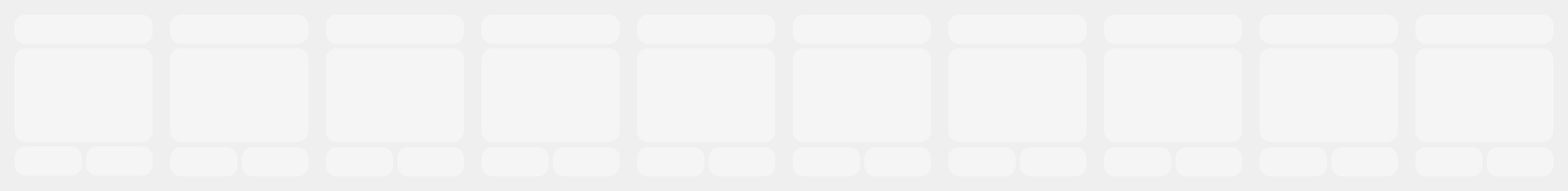
      <widget class="QWidget" name="scrollAreaWidgetContents_4">
       <property name="geometry">
        <rect>
         <x>0</x>
         <y>0</y>
         <width>2142</width>
         <height>261</height>
        </rect>
       </property>
       <layout class="QHBoxLayout" name="horizontalLayout_5">
        <item>
         <widget class="QWidget" name="h1_2" native="true">
          <layout class="QGridLayout" name="gridLayout_33">
           <item row="0" column="0" colspan="2">
            <widget class="QLabel" name="label_133">
             <property name="minimumSize">
              <size>
               <width>189</width>
               <height>40</height>
              </size>
             </property>
             <property name="maximumSize">
              <size>
               <width>16777215</width>
               <height>40</height>
              </size>
             </property>
             <property name="styleSheet">
              <string notr="true">background-color: rgba(255, 255, 255, 100);
border: none;
border-radius: 15px;</string>
             </property>
             <property name="text">
              <string/>
             </property>
            </widget>
           </item>
           <item row="1" column="0" colspan="2">
            <widget class="QLabel" name="label_134">
             <property name="minimumSize">
              <size>
               <width>189</width>
               <height>128</height>
              </size>
             </property>
             <property name="maximumSize">
              <size>
               <width>16777215</width>
               <height>128</height>
              </size>
             </property>
             <property name="styleSheet">
              <string notr="true">background-color: rgba(255, 255, 255, 100);
border: none;
border-radius: 15px;</string>
             </property>
             <property name="text">
              <string/>
             </property>
            </widget>
           </item>
           <item row="2" column="0">
            <widget class="QLabel" name="label_135">
             <property name="minimumSize">
              <size>
               <width>92</width>
               <height>39</height>
              </size>
             </property>
             <property name="maximumSize">
              <size>
               <width>16777215</width>
               <height>40</height>
              </size>
             </property>
             <property name="styleSheet">
              <string notr="true">background-color: rgba(255, 255, 255, 100);
border: none;
border-radius: 15px;</string>
             </property>
             <property name="text">
              <string/>
             </property>
            </widget>
           </item>
           <item row="2" column="1">
            <widget class="QLabel" name="label_136">
             <property name="minimumSize">
              <size>
               <width>91</width>
               <height>39</height>
              </size>
             </property>
             <property name="maximumSize">
              <size>
               <width>16777215</width>
               <height>40</height>
              </size>
             </property>
             <property name="styleSheet">
              <string notr="true">background-color: rgba(255, 255, 255, 100);
border: none;
border-radius: 15px;</string>
             </property>
             <property name="text">
              <string/>
             </property>
            </widget>
           </item>
          </layout>
         </widget>
        </item>
        <item>
         <widget class="QWidget" name="h2_2" native="true">
          <layout class="QGridLayout" name="gridLayout_34">
           <item row="0" column="0" colspan="2">
            <widget class="QLabel" name="label_137">
             <property name="minimumSize">
              <size>
               <width>189</width>
               <height>40</height>
              </size>
             </property>
             <property name="maximumSize">
              <size>
               <width>16777215</width>
               <height>40</height>
              </size>
             </property>
             <property name="styleSheet">
              <string notr="true">background-color: rgba(255, 255, 255, 100);
border: none;
border-radius: 15px;</string>
             </property>
             <property name="text">
              <string/>
             </property>
            </widget>
           </item>
           <item row="3" column="1">
            <widget class="QLabel" name="label_138">
             <property name="minimumSize">
              <size>
               <width>91</width>
               <height>39</height>
              </size>
             </property>
             <property name="maximumSize">
              <size>
               <width>16777215</width>
               <height>40</height>
              </size>
             </property>
             <property name="styleSheet">
              <string notr="true">background-color: rgba(255, 255, 255, 100);
border: none;
border-radius: 15px;</string>
             </property>
             <property name="text">
              <string/>
             </property>
            </widget>
           </item>
           <item row="3" column="0">
            <widget class="QLabel" name="label_139">
             <property name="minimumSize">
              <size>
               <width>92</width>
               <height>39</height>
              </size>
             </property>
             <property name="maximumSize">
              <size>
               <width>16777215</width>
               <height>40</height>
              </size>
             </property>
             <property name="styleSheet">
              <string notr="true">background-color: rgba(255, 255, 255, 100);
border: none;
border-radius: 15px;</string>
             </property>
             <property name="text">
              <string/>
             </property>
            </widget>
           </item>
           <item row="1" column="0" rowspan="2" colspan="2">
            <widget class="QLabel" name="label_140">
             <property name="minimumSize">
              <size>
               <width>189</width>
               <height>128</height>
              </size>
             </property>
             <property name="maximumSize">
              <size>
               <width>16777215</width>
               <height>128</height>
              </size>
             </property>
             <property name="styleSheet">
              <string notr="true">background-color: rgba(255, 255, 255, 100);
border: none;
border-radius: 15px;</string>
             </property>
             <property name="text">
              <string/>
             </property>
            </widget>
           </item>
          </layout>
         </widget>
        </item>
        <item>
         <widget class="QWidget" name="h3_2" native="true">
          <layout class="QGridLayout" name="gridLayout_35">
           <item row="0" column="0" colspan="2">
            <widget class="QLabel" name="label_141">
             <property name="minimumSize">
              <size>
               <width>189</width>
               <height>40</height>
              </size>
             </property>
             <property name="maximumSize">
              <size>
               <width>16777215</width>
               <height>40</height>
              </size>
             </property>
             <property name="styleSheet">
              <string notr="true">background-color: rgba(255, 255, 255, 100);
border: none;
border-radius: 15px;</string>
             </property>
             <property name="text">
              <string/>
             </property>
            </widget>
           </item>
           <item row="3" column="1">
            <widget class="QLabel" name="label_142">
             <property name="minimumSize">
              <size>
               <width>91</width>
               <height>39</height>
              </size>
             </property>
             <property name="maximumSize">
              <size>
               <width>16777215</width>
               <height>40</height>
              </size>
             </property>
             <property name="styleSheet">
              <string notr="true">background-color: rgba(255, 255, 255, 100);
border: none;
border-radius: 15px;</string>
             </property>
             <property name="text">
              <string/>
             </property>
            </widget>
           </item>
           <item row="3" column="0">
            <widget class="QLabel" name="label_143">
             <property name="minimumSize">
              <size>
               <width>92</width>
               <height>39</height>
              </size>
             </property>
             <property name="maximumSize">
              <size>
               <width>16777215</width>
               <height>40</height>
              </size>
             </property>
             <property name="styleSheet">
              <string notr="true">background-color: rgba(255, 255, 255, 100);
border: none;
border-radius: 15px;</string>
             </property>
             <property name="text">
              <string/>
             </property>
            </widget>
           </item>
           <item row="1" column="0" rowspan="2" colspan="2">
            <widget class="QLabel" name="label_144">
             <property name="minimumSize">
              <size>
               <width>189</width>
               <height>128</height>
              </size>
             </property>
             <property name="maximumSize">
              <size>
               <width>16777215</width>
               <height>128</height>
              </size>
             </property>
             <property name="styleSheet">
              <string notr="true">background-color: rgba(255, 255, 255, 100);
border: none;
border-radius: 15px;</string>
             </property>
             <property name="text">
              <string/>
             </property>
            </widget>
           </item>
          </layout>
         </widget>
        </item>
        <item>
         <widget class="QWidget" name="h4_2" native="true">
          <layout class="QGridLayout" name="gridLayout_36">
           <item row="0" column="0" colspan="2">
            <widget class="QLabel" name="label_145">
             <property name="minimumSize">
              <size>
               <width>189</width>
               <height>40</height>
              </size>
             </property>
             <property name="maximumSize">
              <size>
               <width>16777215</width>
               <height>40</height>
              </size>
             </property>
             <property name="styleSheet">
              <string notr="true">background-color: rgba(255, 255, 255, 100);
border: none;
border-radius: 15px;</string>
             </property>
             <property name="text">
              <string/>
             </property>
            </widget>
           </item>
           <item row="3" column="1">
            <widget class="QLabel" name="label_146">
             <property name="minimumSize">
              <size>
               <width>91</width>
               <height>39</height>
              </size>
             </property>
             <property name="maximumSize">
              <size>
               <width>16777215</width>
               <height>40</height>
              </size>
             </property>
             <property name="styleSheet">
              <string notr="true">background-color: rgba(255, 255, 255, 100);
border: none;
border-radius: 15px;</string>
             </property>
             <property name="text">
              <string/>
             </property>
            </widget>
           </item>
           <item row="3" column="0">
            <widget class="QLabel" name="label_147">
             <property name="minimumSize">
              <size>
               <width>92</width>
               <height>39</height>
              </size>
             </property>
             <property name="maximumSize">
              <size>
               <width>16777215</width>
               <height>40</height>
              </size>
             </property>
             <property name="styleSheet">
              <string notr="true">background-color: rgba(255, 255, 255, 100);
border: none;
border-radius: 15px;</string>
             </property>
             <property name="text">
              <string/>
             </property>
            </widget>
           </item>
           <item row="1" column="0" rowspan="2" colspan="2">
            <widget class="QLabel" name="label_148">
             <property name="minimumSize">
              <size>
               <width>189</width>
               <height>128</height>
              </size>
             </property>
             <property name="maximumSize">
              <size>
               <width>16777215</width>
               <height>128</height>
              </size>
             </property>
             <property name="styleSheet">
              <string notr="true">background-color: rgba(255, 255, 255, 100);
border: none;
border-radius: 15px;</string>
             </property>
             <property name="text">
              <string/>
             </property>
            </widget>
           </item>
          </layout>
         </widget>
        </item>
        <item>
         <widget class="QWidget" name="h5_2" native="true">
          <layout class="QGridLayout" name="gridLayout_37">
           <item row="0" column="0" colspan="2">
            <widget class="QLabel" name="label_149">
             <property name="minimumSize">
              <size>
               <width>189</width>
               <height>40</height>
              </size>
             </property>
             <property name="maximumSize">
              <size>
               <width>16777215</width>
               <height>40</height>
              </size>
             </property>
             <property name="styleSheet">
              <string notr="true">background-color: rgba(255, 255, 255, 100);
border: none;
border-radius: 15px;</string>
             </property>
             <property name="text">
              <string/>
             </property>
            </widget>
           </item>
           <item row="3" column="1">
            <widget class="QLabel" name="label_150">
             <property name="minimumSize">
              <size>
               <width>91</width>
               <height>39</height>
              </size>
             </property>
             <property name="maximumSize">
              <size>
               <width>16777215</width>
               <height>40</height>
              </size>
             </property>
             <property name="styleSheet">
              <string notr="true">background-color: rgba(255, 255, 255, 100);
border: none;
border-radius: 15px;</string>
             </property>
             <property name="text">
              <string/>
             </property>
            </widget>
           </item>
           <item row="3" column="0">
            <widget class="QLabel" name="label_151">
             <property name="minimumSize">
              <size>
               <width>92</width>
               <height>39</height>
              </size>
             </property>
             <property name="maximumSize">
              <size>
               <width>16777215</width>
               <height>40</height>
              </size>
             </property>
             <property name="styleSheet">
              <string notr="true">background-color: rgba(255, 255, 255, 100);
border: none;
border-radius: 15px;</string>
             </property>
             <property name="text">
              <string/>
             </property>
            </widget>
           </item>
           <item row="1" column="0" rowspan="2" colspan="2">
            <widget class="QLabel" name="label_152">
             <property name="minimumSize">
              <size>
               <width>189</width>
               <height>128</height>
              </size>
             </property>
             <property name="maximumSize">
              <size>
               <width>16777215</width>
               <height>128</height>
              </size>
             </property>
             <property name="styleSheet">
              <string notr="true">background-color: rgba(255, 255, 255, 100);
border: none;
border-radius: 15px;</string>
             </property>
             <property name="text">
              <string/>
             </property>
            </widget>
           </item>
          </layout>
         </widget>
        </item>
        <item>
         <widget class="QWidget" name="h6_2" native="true">
          <layout class="QGridLayout" name="gridLayout_38">
           <item row="0" column="0" colspan="2">
            <widget class="QLabel" name="label_153">
             <property name="minimumSize">
              <size>
               <width>189</width>
               <height>40</height>
              </size>
             </property>
             <property name="maximumSize">
              <size>
               <width>16777215</width>
               <height>40</height>
              </size>
             </property>
             <property name="styleSheet">
              <string notr="true">background-color: rgba(255, 255, 255, 100);
border: none;
border-radius: 15px;</string>
             </property>
             <property name="text">
              <string/>
             </property>
            </widget>
           </item>
           <item row="3" column="1">
            <widget class="QLabel" name="label_154">
             <property name="minimumSize">
              <size>
               <width>91</width>
               <height>39</height>
              </size>
             </property>
             <property name="maximumSize">
              <size>
               <width>16777215</width>
               <height>40</height>
              </size>
             </property>
             <property name="styleSheet">
              <string notr="true">background-color: rgba(255, 255, 255, 100);
border: none;
border-radius: 15px;</string>
             </property>
             <property name="text">
              <string/>
             </property>
            </widget>
           </item>
           <item row="3" column="0">
            <widget class="QLabel" name="label_155">
             <property name="minimumSize">
              <size>
               <width>92</width>
               <height>39</height>
              </size>
             </property>
             <property name="maximumSize">
              <size>
               <width>16777215</width>
               <height>40</height>
              </size>
             </property>
             <property name="styleSheet">
              <string notr="true">background-color: rgba(255, 255, 255, 100);
border: none;
border-radius: 15px;</string>
             </property>
             <property name="text">
              <string/>
             </property>
            </widget>
           </item>
           <item row="1" column="0" rowspan="2" colspan="2">
            <widget class="QLabel" name="label_156">
             <property name="minimumSize">
              <size>
               <width>189</width>
               <height>128</height>
              </size>
             </property>
             <property name="maximumSize">
              <size>
               <width>16777215</width>
               <height>128</height>
              </size>
             </property>
             <property name="styleSheet">
              <string notr="true">background-color: rgba(255, 255, 255, 100);
border: none;
border-radius: 15px;</string>
             </property>
             <property name="text">
              <string/>
             </property>
            </widget>
           </item>
          </layout>
         </widget>
        </item>
        <item>
         <widget class="QWidget" name="h7_2" native="true">
          <layout class="QGridLayout" name="gridLayout_39">
           <item row="0" column="0" colspan="2">
            <widget class="QLabel" name="label_157">
             <property name="minimumSize">
              <size>
               <width>189</width>
               <height>40</height>
              </size>
             </property>
             <property name="maximumSize">
              <size>
               <width>16777215</width>
               <height>40</height>
              </size>
             </property>
             <property name="styleSheet">
              <string notr="true">background-color: rgba(255, 255, 255, 100);
border: none;
border-radius: 15px;</string>
             </property>
             <property name="text">
              <string/>
             </property>
            </widget>
           </item>
           <item row="3" column="1">
            <widget class="QLabel" name="label_158">
             <property name="maximumSize">
              <size>
               <width>16777215</width>
               <height>40</height>
              </size>
             </property>
             <property name="styleSheet">
              <string notr="true">background-color: rgba(255, 255, 255, 100);
border: none;
border-radius: 15px;</string>
             </property>
             <property name="text">
              <string/>
             </property>
            </widget>
           </item>
           <item row="3" column="0">
            <widget class="QLabel" name="label_159">
             <property name="minimumSize">
              <size>
               <width>92</width>
               <height>39</height>
              </size>
             </property>
             <property name="maximumSize">
              <size>
               <width>16777215</width>
               <height>40</height>
              </size>
             </property>
             <property name="styleSheet">
              <string notr="true">background-color: rgba(255, 255, 255, 100);
border: none;
border-radius: 15px;</string>
             </property>
             <property name="text">
              <string/>
             </property>
            </widget>
           </item>
           <item row="1" column="0" rowspan="2" colspan="2">
            <widget class="QLabel" name="label_160">
             <property name="minimumSize">
              <size>
               <width>189</width>
               <height>128</height>
              </size>
             </property>
             <property name="maximumSize">
              <size>
               <width>16777215</width>
               <height>128</height>
              </size>
             </property>
             <property name="styleSheet">
              <string notr="true">background-color: rgba(255, 255, 255, 100);
border: none;
border-radius: 15px;</string>
             </property>
             <property name="text">
              <string/>
             </property>
            </widget>
           </item>
          </layout>
         </widget>
        </item>
        <item>
         <widget class="QWidget" name="h8_2" native="true">
          <layout class="QGridLayout" name="gridLayout_40">
           <item row="0" column="0" colspan="2">
            <widget class="QLabel" name="label_161">
             <property name="minimumSize">
              <size>
               <width>189</width>
               <height>40</height>
              </size>
             </property>
             <property name="maximumSize">
              <size>
               <width>16777215</width>
               <height>40</height>
              </size>
             </property>
             <property name="styleSheet">
              <string notr="true">background-color: rgba(255, 255, 255, 100);
border: none;
border-radius: 15px;</string>
             </property>
             <property name="text">
              <string/>
             </property>
            </widget>
           </item>
           <item row="3" column="1">
            <widget class="QLabel" name="label_162">
             <property name="minimumSize">
              <size>
               <width>91</width>
               <height>39</height>
              </size>
             </property>
             <property name="maximumSize">
              <size>
               <width>16777215</width>
               <height>40</height>
              </size>
             </property>
             <property name="styleSheet">
              <string notr="true">background-color: rgba(255, 255, 255, 100);
border: none;
border-radius: 15px;</string>
             </property>
             <property name="text">
              <string/>
             </property>
            </widget>
           </item>
           <item row="3" column="0">
            <widget class="QLabel" name="label_163">
             <property name="minimumSize">
              <size>
               <width>92</width>
               <height>39</height>
              </size>
             </property>
             <property name="maximumSize">
              <size>
               <width>16777215</width>
               <height>40</height>
              </size>
             </property>
             <property name="styleSheet">
              <string notr="true">background-color: rgba(255, 255, 255, 100);
border: none;
border-radius: 15px;</string>
             </property>
             <property name="text">
              <string/>
             </property>
            </widget>
           </item>
           <item row="1" column="0" rowspan="2" colspan="2">
            <widget class="QLabel" name="label_164">
             <property name="minimumSize">
              <size>
               <width>189</width>
               <height>128</height>
              </size>
             </property>
             <property name="maximumSize">
              <size>
               <width>16777215</width>
               <height>128</height>
              </size>
             </property>
             <property name="styleSheet">
              <string notr="true">background-color: rgba(255, 255, 255, 100);
border: none;
border-radius: 15px;</string>
             </property>
             <property name="text">
              <string/>
             </property>
            </widget>
           </item>
          </layout>
         </widget>
        </item>
        <item>
         <widget class="QWidget" name="h9_2" native="true">
          <layout class="QGridLayout" name="gridLayout_41">
           <item row="0" column="0" colspan="2">
            <widget class="QLabel" name="label_165">
             <property name="minimumSize">
              <size>
               <width>189</width>
               <height>40</height>
              </size>
             </property>
             <property name="maximumSize">
              <size>
               <width>16777215</width>
               <height>40</height>
              </size>
             </property>
             <property name="styleSheet">
              <string notr="true">background-color: rgba(255, 255, 255, 100);
border: none;
border-radius: 15px;</string>
             </property>
             <property name="text">
              <string/>
             </property>
            </widget>
           </item>
           <item row="3" column="1">
            <widget class="QLabel" name="label_166">
             <property name="minimumSize">
              <size>
               <width>91</width>
               <height>39</height>
              </size>
             </property>
             <property name="maximumSize">
              <size>
               <width>16777215</width>
               <height>40</height>
              </size>
             </property>
             <property name="styleSheet">
              <string notr="true">background-color: rgba(255, 255, 255, 100);
border: none;
border-radius: 15px;</string>
             </property>
             <property name="text">
              <string/>
             </property>
            </widget>
           </item>
           <item row="3" column="0">
            <widget class="QLabel" name="label_167">
             <property name="minimumSize">
              <size>
               <width>92</width>
               <height>39</height>
              </size>
             </property>
             <property name="maximumSize">
              <size>
               <width>16777215</width>
               <height>40</height>
              </size>
             </property>
             <property name="styleSheet">
              <string notr="true">background-color: rgba(255, 255, 255, 100);
border: none;
border-radius: 15px;</string>
             </property>
             <property name="text">
              <string/>
             </property>
            </widget>
           </item>
           <item row="1" column="0" rowspan="2" colspan="2">
            <widget class="QLabel" name="label_168">
             <property name="minimumSize">
              <size>
               <width>189</width>
               <height>128</height>
              </size>
             </property>
             <property name="maximumSize">
              <size>
               <width>16777215</width>
               <height>128</height>
              </size>
             </property>
             <property name="styleSheet">
              <string notr="true">background-color: rgba(255, 255, 255, 100);
border: none;
border-radius: 15px;</string>
             </property>
             <property name="text">
              <string/>
             </property>
            </widget>
           </item>
          </layout>
         </widget>
        </item>
        <item>
         <widget class="QWidget" name="h10_2" native="true">
          <layout class="QGridLayout" name="gridLayout_42">
           <item row="0" column="0" colspan="2">
            <widget class="QLabel" name="label_169">
             <property name="minimumSize">
              <size>
               <width>189</width>
               <height>40</height>
              </size>
             </property>
             <property name="maximumSize">
              <size>
               <width>16777215</width>
               <height>40</height>
              </size>
             </property>
             <property name="styleSheet">
              <string notr="true">background-color: rgba(255, 255, 255, 100);
border: none;
border-radius: 15px;</string>
             </property>
             <property name="text">
              <string/>
             </property>
            </widget>
           </item>
           <item row="3" column="1">
            <widget class="QLabel" name="label_170">
             <property name="minimumSize">
              <size>
               <width>91</width>
               <height>39</height>
              </size>
             </property>
             <property name="maximumSize">
              <size>
               <width>16777215</width>
               <height>40</height>
              </size>
             </property>
             <property name="styleSheet">
              <string notr="true">background-color: rgba(255, 255, 255, 100);
border: none;
border-radius: 15px;</string>
             </property>
             <property name="text">
              <string/>
             </property>
            </widget>
           </item>
           <item row="3" column="0">
            <widget class="QLabel" name="label_171">
             <property name="minimumSize">
              <size>
               <width>92</width>
               <height>39</height>
              </size>
             </property>
             <property name="maximumSize">
              <size>
               <width>16777215</width>
               <height>40</height>
              </size>
             </property>
             <property name="styleSheet">
              <string notr="true">background-color: rgba(255, 255, 255, 100);
border: none;
border-radius: 15px;</string>
             </property>
             <property name="text">
              <string/>
             </property>
            </widget>
           </item>
           <item row="1" column="0" rowspan="2" colspan="2">
            <widget class="QLabel" name="label_172">
             <property name="minimumSize">
              <size>
               <width>189</width>
               <height>128</height>
              </size>
             </property>
             <property name="maximumSize">
              <size>
               <width>16777215</width>
               <height>128</height>
              </size>
             </property>
             <property name="styleSheet">
              <string notr="true">background-color: rgba(255, 255, 255, 100);
border: none;
border-radius: 15px;</string>
             </property>
             <property name="text">
              <string/>
             </property>
            </widget>
           </item>
          </layout>
         </widget>
        </item>
       </layout>
      </widget>
